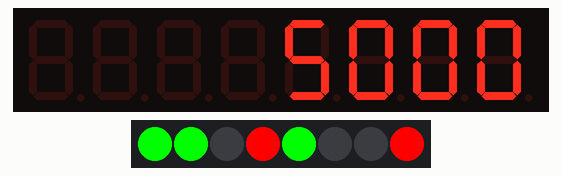
Recording of a sketch running on a simulated Arduino Uno, built with avr-gcc and run on an emulated ATmega328P. Parts: 8-digit seven-segment display, 8 RGB LEDs in strip order, left to right.

Above: at 0.1 s.
At 4.1 s:
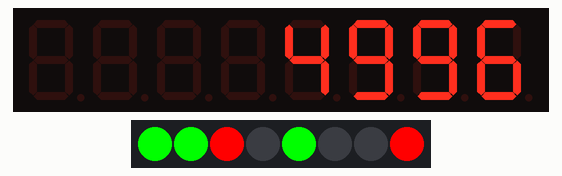
At 8.1 s:
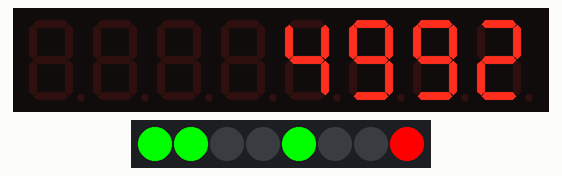
At 17.1 s:
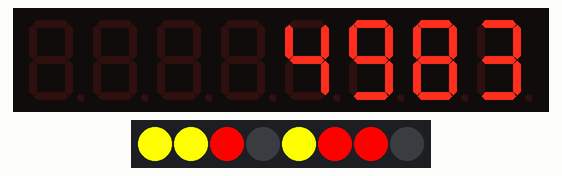
At 27.1 s:
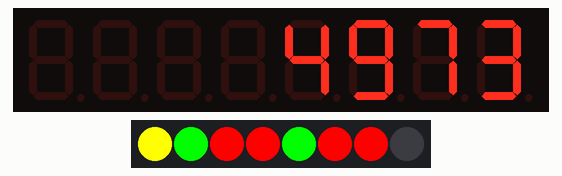
At 38.1 s:
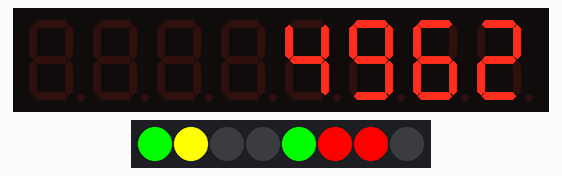
Timing chart, 0 to 40.0 s (numbered marks = the images above):
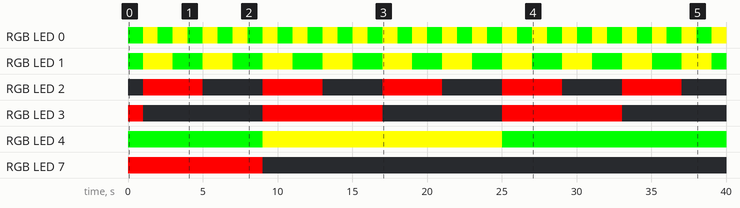

Measured:
- by itself, RGB LED 0: alternates RGB(255, 255, 0) for 1.0 s and RGB(0, 255, 0) for 1.0 s
- by itself, RGB LED 1: repeats every 4.0 s: RGB(255, 255, 0) 2.0 s, RGB(0, 255, 0) 2.0 s
- by itself, RGB LED 2: alternates RGB(255, 0, 0) for 4.0 s and off for 4.0 s
- by itself, RGB LED 3: repeats every 16.0 s: off 8.0 s, RGB(255, 0, 0) 8.0 s
- by itself, RGB LED 4: off → RGB(0, 255, 0) at 0.00 s, → RGB(255, 255, 0) 9.0 s later, → RGB(0, 255, 0) 16.0 s later
- by itself, RGB LED 7: off → RGB(255, 0, 0) at 0.00 s, → off 9.0 s later
- what the display in image 1 shows lasts 1.0 s, from 4.0 s to 5.0 s

The sketch:

tm1638.ino
```cpp
// (licence header left out)
#include <TM1638.h>

// define a module on data pin 8, clock pin 9 and strobe pin 7
TM1638 module(8, 9, 7);
int a;
int color = 0x00FF;
int color1 = 0xFF00;;
void setup() {
 // initialize serial communication at 9600 bits per second:
 Serial.begin(9600);
 // display a hexadecimal number and set the left 4 dots
module.setupDisplay(true, 1); // where 7 is intensity (from 0~7)
module.clearDisplay();
}

void loop() {

//module.setLED(TM1638_COLOR_RED, 0);  // set LED number x to red
//module.setLED(TM1638_COLOR_GREEN, 1); // set LED number x to green
//delay(1000);
//module.setLED(TM1638_COLOR_NONE, 0);  // set LED number x to red
//module.setLED(TM1638_COLOR_NONE, 1); // set LED number x to green
//module.setLED(TM1638_COLOR_RED, 2);  // set LED number x to red
//module.setLED(TM1638_COLOR_GREEN, 3); // set LED number x to green
//delay(1000);
module.setLEDs(0xE007);
//delay(1000);
for (a=5000; a!=0; a--) {
  module.setDisplayToDecNumber(a,0,false);
  if (color == 0x00FF){
    color = 0xFF00;
  }
  else {
    color = 0x00FF; }
  module.setLEDs(a);

//  module.setLED(TM1638_COLOR_NONE, a);  // set LED number x to red
  delay(1000);
}
}
```
